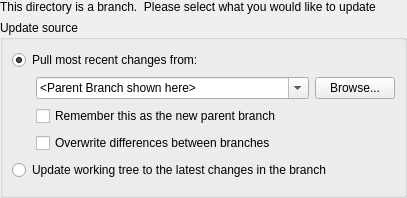
<ui version="4.0" >
 <class>UpdateBranchForm</class>
 <widget class="QWidget" name="UpdateBranchForm" >
  <property name="geometry" >
   <rect>
    <x>0</x>
    <y>0</y>
    <width>407</width>
    <height>198</height>
   </rect>
  </property>
  <layout class="QVBoxLayout" name="verticalLayout_3" >
   <property name="margin" >
    <number>0</number>
   </property>
   <item>
    <widget class="QLabel" name="label" >
     <property name="text" >
      <string>This directory is a branch.  Please select what you would like to update</string>
     </property>
     <property name="scaledContents" >
      <bool>false</bool>
     </property>
     <property name="wordWrap" >
      <bool>false</bool>
     </property>
    </widget>
   </item>
   <item>
    <widget class="QGroupBox" name="groupBox" >
     <property name="sizePolicy" >
      <sizepolicy vsizetype="Preferred" hsizetype="Preferred" >
       <horstretch>0</horstretch>
       <verstretch>1</verstretch>
      </sizepolicy>
     </property>
     <property name="title" >
      <string>Update source</string>
     </property>
     <layout class="QGridLayout" name="gridLayout" >
      <item row="1" column="2" >
       <widget class="QPushButton" name="location_picker" >
        <property name="text" >
         <string>Browse...</string>
        </property>
       </widget>
      </item>
      <item row="0" column="0" colspan="3" >
       <widget class="QRadioButton" name="but_pull" >
        <property name="text" >
         <string>Pull most recent changes from:</string>
        </property>
        <property name="checked" >
         <bool>true</bool>
        </property>
       </widget>
      </item>
      <item row="2" column="1" colspan="2" >
       <widget class="QCheckBox" name="but_pull_remember" >
        <property name="enabled" >
         <bool>true</bool>
        </property>
        <property name="text" >
         <string>Remember this as the new parent branch</string>
        </property>
        <property name="checked" >
         <bool>false</bool>
        </property>
       </widget>
      </item>
      <item row="3" column="1" colspan="2" >
       <widget class="QCheckBox" name="but_pull_overwrite" >
        <property name="text" >
         <string>Overwrite differences between branches</string>
        </property>
       </widget>
      </item>
      <item row="3" column="0" >
       <spacer name="horizontalSpacer" >
        <property name="orientation" >
         <enum>Qt::Horizontal</enum>
        </property>
        <property name="sizeType" >
         <enum>QSizePolicy::Fixed</enum>
        </property>
        <property name="sizeHint" stdset="0" >
         <size>
          <width>17</width>
          <height>18</height>
         </size>
        </property>
       </spacer>
      </item>
      <item row="1" column="1" >
       <widget class="QComboBox" name="location" >
        <property name="sizePolicy" >
         <sizepolicy vsizetype="Fixed" hsizetype="Preferred" >
          <horstretch>1</horstretch>
          <verstretch>0</verstretch>
         </sizepolicy>
        </property>
        <property name="editable" >
         <bool>true</bool>
        </property>
        <property name="sizeAdjustPolicy" >
         <enum>QComboBox::AdjustToMinimumContentsLength</enum>
        </property>
        <item>
         <property name="text" >
          <string>&lt;Parent Branch shown here></string>
         </property>
        </item>
       </widget>
      </item>
      <item row="1" column="0" >
       <spacer name="horizontalSpacer_2" >
        <property name="orientation" >
         <enum>Qt::Horizontal</enum>
        </property>
        <property name="sizeHint" stdset="0" >
         <size>
          <width>18</width>
          <height>20</height>
         </size>
        </property>
       </spacer>
      </item>
      <item row="2" column="0" >
       <spacer name="horizontalSpacer_3" >
        <property name="orientation" >
         <enum>Qt::Horizontal</enum>
        </property>
        <property name="sizeHint" stdset="0" >
         <size>
          <width>18</width>
          <height>17</height>
         </size>
        </property>
       </spacer>
      </item>
      <item row="4" column="0" colspan="3" >
       <widget class="QRadioButton" name="but_update" >
        <property name="text" >
         <string>Update working tree to the latest changes in the branch</string>
        </property>
       </widget>
      </item>
     </layout>
     <zorder>location_picker</zorder>
     <zorder>but_pull</zorder>
     <zorder>but_pull_remember</zorder>
     <zorder>but_pull_overwrite</zorder>
     <zorder>horizontalSpacer</zorder>
     <zorder>location</zorder>
     <zorder>horizontalSpacer_2</zorder>
     <zorder>horizontalSpacer_3</zorder>
     <zorder>but_update</zorder>
    </widget>
   </item>
  </layout>
 </widget>
 <resources/>
 <connections/>
</ui>
